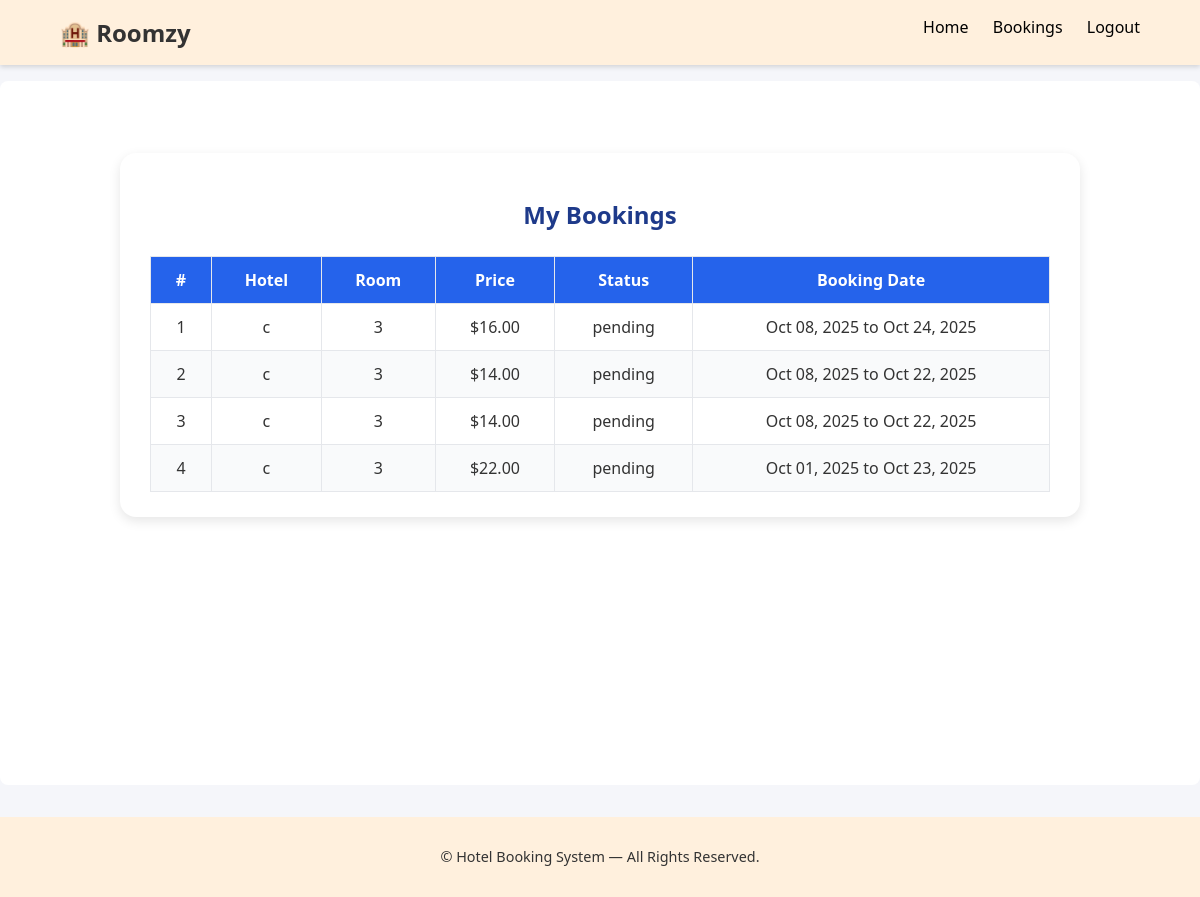
The page /my-bookings/ (signed in) on the database as committed earlier.
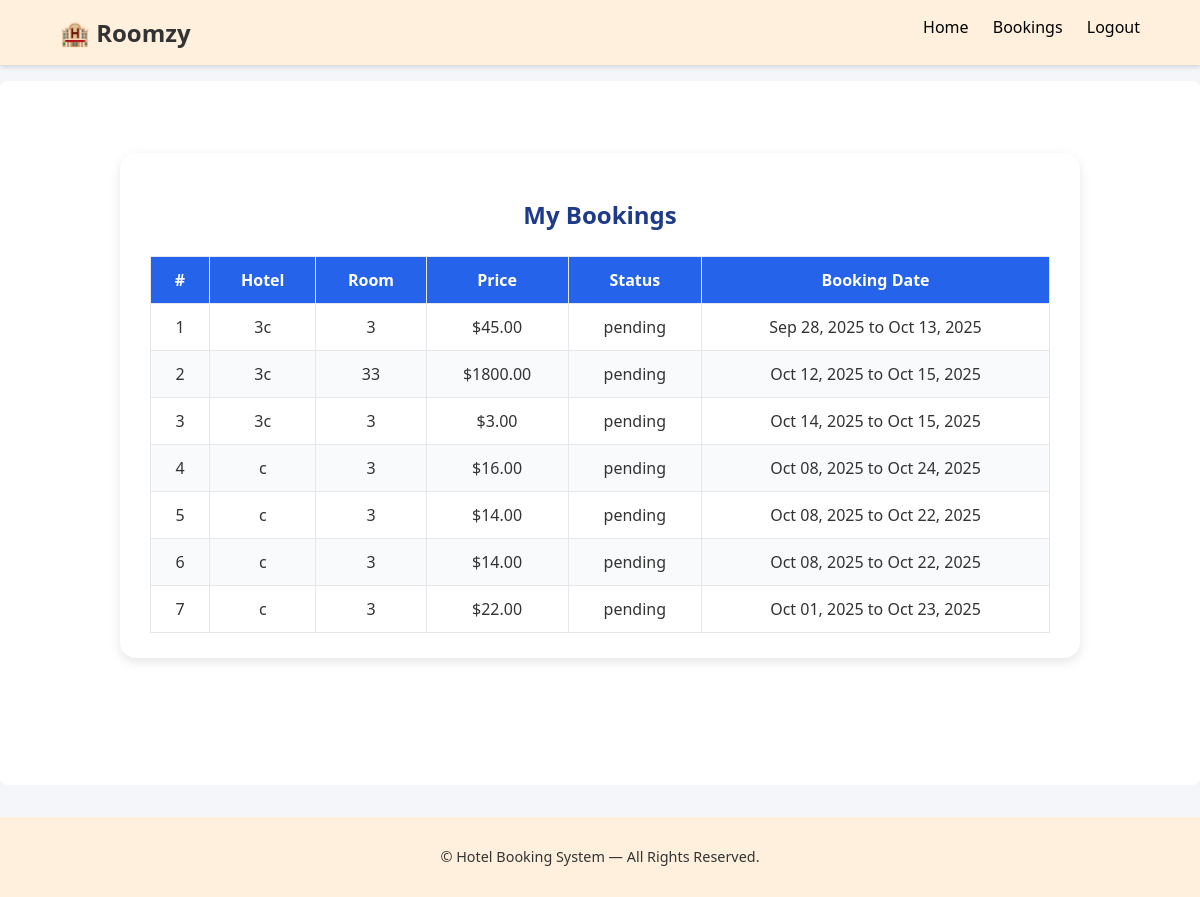
The same page on the database as committed later.
### main_app/models/booking.py (models this page shows, shortened)
class Booking(models.Model):
    user = models.ForeignKey(settings.AUTH_USER_MODEL, on_delete=models.CASCADE, related_name='bookings')
    room = models.ForeignKey(Room, on_delete=models.CASCADE, related_name='bookings')
    check_in_date = models.DateField()
    check_out_date = models.DateField()
    total_price = models.DecimalField(max_digits=10, decimal_places=2)
    status = models.CharField(max_length=50, default='pending')

### main_app/models/room.py (models this page shows, shortened)
class Room(models.Model):
    hotel = models.ForeignKey(Hotel, on_delete=models.CASCADE, related_name='rooms')
    room_number = models.CharField(max_length=10)
    room_type = models.CharField(max_length=50)
    price_per_night = models.DecimalField(max_digits=8, decimal_places=2)
    is_available = models.BooleanField(default=True)

### main_app/models/hotel.py (models this page shows, shortened)
class Hotel(models.Model):
    name = models.CharField(max_length=100)
    city = models.CharField(max_length=100)
    description = models.TextField()
    address = models.CharField(max_length=255,default='')
    rating = models.FloatField(default=0)
    image = models.ImageField(upload_to='media/')
    email = models.EmailField(unique=True)
    password = models.CharField(max_length=128)

### main_app/views.py (the view)
# urls.py: path('my-bookings/', views.my_bookings, name='my_bookings'),
def my_bookings(request):
    bookings = Booking.objects.filter(user=request.user).order_by('-id')
    today = date.today()
    return render(request, "myBooking.html", {
        "bookings": bookings,
        "today": today,})

### main_app/templates/myBooking.html (shortened to what this page needs)
{% extends "base.html" %}
{% block content %}
{% load static %}
    <link rel="stylesheet" href="{% static 'css/myBooking.css' %}">
<div class="booking-list-container">
  <h2>My Bookings</h2>
  {% if bookings %}
    <table class="booking-table">
      <thead>
        <tr>
          <th>#</th>
          <th>Hotel</th>
          <th>Room</th>
          <th>Price</th>
          <th>Status</th>
          <th>Booking Date</th>
        </tr>
      </thead>
      <tbody>
        {% for booking in bookings %}
        <tr>
          <td>{{ forloop.counter }}</td>
          <td>{{ booking.room.hotel.name }}</td>
          <td>{{ booking.room.room_number }}</td>
          <td>${{ booking.total_price }}</td>
          <td>{{ booking.status }}</td>
          <td>{{ booking.check_in_date|date:"M d, Y" }} to {{ booking.check_out_date|date:"M d, Y" }}</td>
        </tr>
        {% endfor %}
      </tbody>
    </table>
  {% else %}
    <p>You have no bookings yet. <a href="{% url 'hotel_list' %}">Book a room now!</a></p>
  {% endif %}
</div>
{% endblock %}

### main_app/templates/base.html (shortened to what this page needs)
<!DOCTYPE html>
<html lang="en">
<head>
      {% load static %}
    <link rel="stylesheet" href="{% static 'css/styles.css' %}">
</head>
<body>
    <header class="navbar">
        <div class="container">
            <h1 class="logo">🏨 Roomzy</h1>
            <nav>
                <ul class="nav-links">
                    <li><a href="{% url 'hotel_list' %}">Home</a></li>
  {% if user.is_authenticated %}
                     <li><a href="{% url 'my_bookings' %}">Bookings</a></li>
                     <li><a href="{% url 'logout_view' %}">Logout</a></li>
    {% else %}
    <li><a href="{% url 'hotel_create' %}">Add Hotel</a></li>
<li> <a href="{% url 'user_login_view' %}">Login</a>
</li>   {% endif %}
      </ul>
            </nav>
        </div>
    </header>
    <main class="main-content">
        {% block content %}{% endblock %}
    </main>
    <footer class="footer">
        <div class="container">
            <p>&copy; {{ now|date:"Y" }} Hotel Booking System — All Rights Reserved.</p>
        </div>
    </footer>
</body>
</html>

### main_app/static/css/styles.css (style rules this page uses)
body { font-family: "Segoe UI", Arial, sans-serif; margin: 0; background-color: #f5f6fa; color: #333; }
.container { width: 90%; max-width: 1200px; margin: auto; }
.navbar { background-color: #FFF0DD; padding: 1rem 0; box-shadow: 0 2px 5px rgba(0,0,0,0.15); }
.navbar .logo { display: inline-block; margin: 0; font-size: 1.5rem; font-weight: 600; }
.navbar nav { float: right; }
.nav-links { list-style: none; margin: 0; padding: 0; }
.nav-links li { display: inline-block; margin-left: 20px; }
.nav-links a { color: black; text-decoration: none; font-weight: 500; transition: 0.3s; }
.main-content { padding: 2rem; background-color: #fff; min-height: 80vh; border-radius: 8px; margin-top: 1rem; }
.footer { background-color: #FFF0DD; text-align: center; padding: 1rem; margin-top: 2rem; font-size: 0.9rem; }

### main_app/static/css/myBooking.css (style rules this page uses)
.booking-list-container { max-width: 900px; margin: 40px auto; background: #ffffff; padding: 25px 30px; border-radius: 16px; box-shadow: 0 4px 12px rgba(0,0,0,0.1); font-family: "Segoe UI", "Noto Sans Arabic", sans-serif; }
.booking-list-container h2 { text-align: center; color: #1e3a8a; margin-bottom: 25px; }
.booking-table { width: 100%; border-collapse: collapse; }
.booking-table th, .booking-table td { border: 1px solid #e5e7eb; padding: 12px 15px; text-align: center; }
.booking-table th { background: #2563eb; color: white; font-weight: 600; }
.booking-table tr:nth-child(even) { background: #f9fafb; }

Rows that differ between the two databases and show on the page:
added Booking: room.hotel.name "3c", room.room_number "3", total_price "45.00", status "pending", check_in_date "Sep 28, 2025", check_out_date "Oct 13, 2025"
added Booking: room.hotel.name "3c", room.room_number "33", total_price "1800.00", status "pending", check_in_date "Oct 12, 2025", check_out_date "Oct 15, 2025"
added Booking: room.hotel.name "3c", room.room_number "3", total_price "3.00", status "pending", check_in_date "Oct 14, 2025", check_out_date "Oct 15, 2025"
